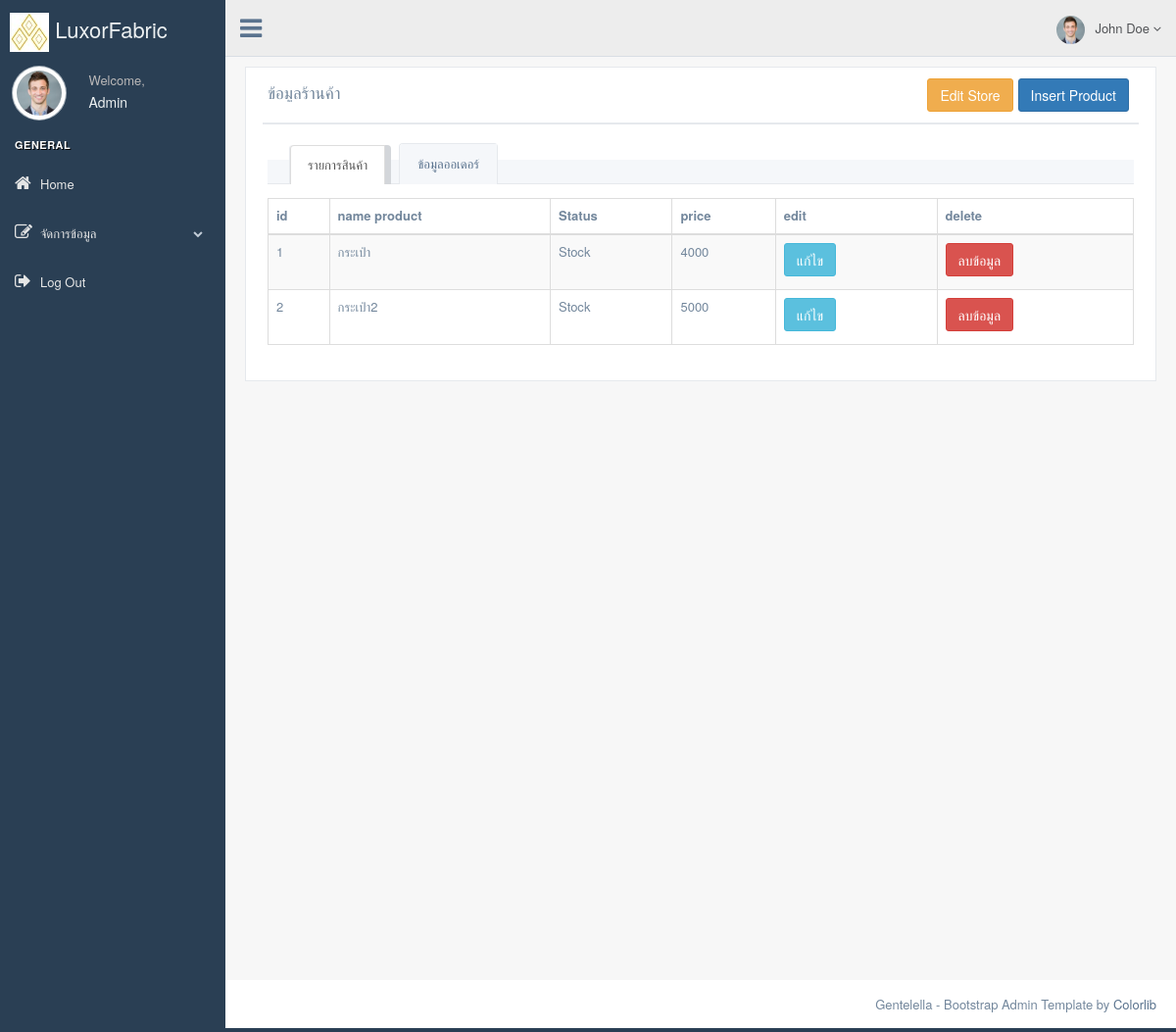
Screenshot of /Admin/index.php?link=listproduct&&idstore=1 (signed in) with the database file from the repository.
### tables this page shows
CREATE TABLE `product` (
  `id_product` int(11) NOT NULL,
  `NameProduct` varchar(300) NOT NULL,
  `Status` varchar(50) NOT NULL,
  `PriceProduct` varchar(10) NOT NULL,
  `discount` varchar(100) NOT NULL,
  `tax` varchar(3) NOT NULL,
  `date_input` date NOT NULL,
  `productDetail` varchar(255) NOT NULL,
  `textProductDetail` text NOT NULL,
  `id_type` int(11) NOT NULL,
  `id_store` int(11) NOT NULL
);

### Admin/tableListproduct.php (shortened to what this page needs)
    <div ng-app="ListProduct" ng-controller="UserListProduct">
    <table id="datatable-responsive"  class="table table-striped table-bordered dt-responsive nowrap" cellspacing="0" width="100%">
        <thead>
            <tr>
                <th>id</th>
                <th>name product</th>
                <th>Status</th>
                <th>price</th>
                <th>edit</th>
                <th>delete</th>
            </tr>
        </thead>
        <tbody>
        <?php
            $idstore = $_GET['idstore'];
            $select = "SELECT * FROM `Product` p WHERE id_store = '$idstore' order by `id_product`";
            $query = mysqli_query($connect,$select);
            if(mysqli_num_rows($query)>0){
                while($row = mysqli_fetch_array($query)){
                ?>
                <tr>
                    <td><?php echo $row['id_product']; ?></td>
                    <td><?php echo $row['NameProduct']; ?></td>
                    <td><?php echo $row['Status']; ?></td>
                    <td><?php echo $row['PriceProduct']; ?></td>
                    <td>
                        <a href="?link=editproduct&&idstore=<?php echo $_GET['idstore']; ?>&&idproduct=<?php echo $row['id_product']; ?>" class="btn btn-info">
                            แก้ไข
                        </a>
                    </td>
                    <td><button ng-click="deleteData(<?php echo $row['id_product']; ?>)" class="btn btn-danger">ลบข้อมูล</button></td>
                </tr>
                <?php
                }
            }
        ?>
        </tbody>
    </table>
</div>

### rows the page displays
product: id_product "1", NameProduct "กระเป๋า", Status "Stock", PriceProduct "4000"
product: id_product "2", NameProduct "กระเป๋า2", Status "Stock", PriceProduct "5000"

### other values shown
$_SESSION['Admin_user_name'] "Admin"
